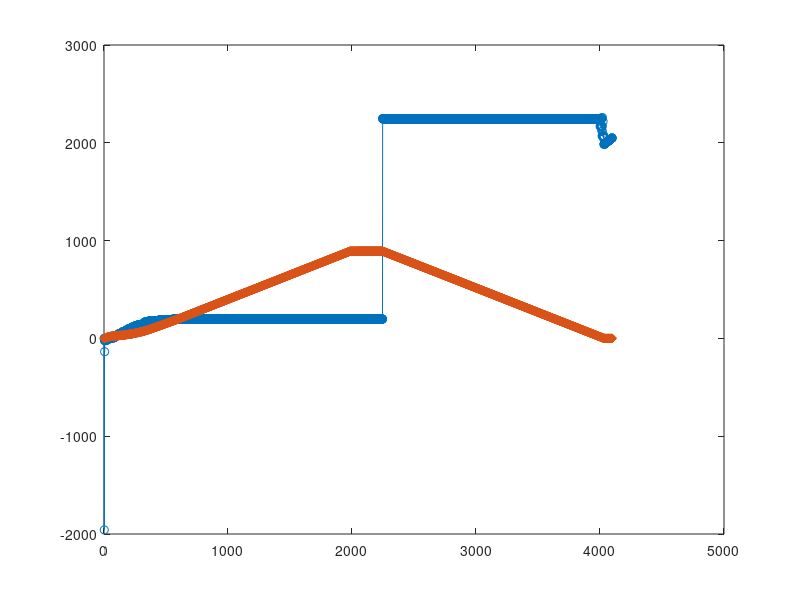

This chart was generated by the following MATLAB code:
% Sample Rate in Hz
% Audio CD
m44100SR = 44100;
mSampleRate = m44100SR;
% Chirp Signal Duration in ms
mChirpLength = 0.045;
% Time Resolution in s
mTR=1/1000;
mTimeResolution = 1 / mSampleRate;
% Chirp Signal Time Axis in s
mChirpSampleLength = floor(mChirpLength / mTimeResolution);
mChirpSampleCounts = mChirpSampleLength + 1;
mChirpTimeAxis = (0 : mChirpSampleLength)' * mTimeResolution;
% Instantaneous Frequency
mFrequency15000 = 15000;
mFrequency16000 = 16000;
mFrequency17000 = 17000;
mFrequency18000 = 18000;
mFrequency21000 = 21000;
mFrequency22000 = 22000;
mFrequency24000 = 24000;
% Window Size
mWindowSampleLength = 2^ceil(log2(mChirpSampleLength));

% Chirp Generation
% mChirpStartFrequency = mFrequency15000;
% mChirpStopFrequency = mFrequency18000;
mChirpStartFrequency = mFrequency15000;
mChirpStopFrequency = mFrequency18000;
mChirpSignalValue = chirp(mChirpTimeAxis, mChirpStartFrequency, mChirpTimeAxis(end), mChirpStopFrequency);

% Analyse chirp templete
mChirpTempleteLength = mWindowSampleLength;
mChirpTemplete = zeros(mChirpTempleteLength, 1);
mChirpTemplete(1:(mChirpSampleCounts)) = mChirpSignalValue;

% mChirpTempleteTimeAxis = (0 : (mChirpTempleteLength-1))' * mTimeResolution;
% figure('Name','Analyse chirp template');
% plot(mChirpTempleteTimeAxis, mChirpTemplete, '-x');

% Analyse audio stream generation
mAudioStreamLength = mWindowSampleLength * 3;
mAudioStreamCounts = mAudioStreamLength + 1;
mAudioStream = zeros(mAudioStreamCounts, 1);
mChirpInsertStartTimeindex = mWindowSampleLength;
mChirpInsertStopTimeindex = mChirpInsertStartTimeindex + mChirpSampleCounts - 1;
mAudioStream(mChirpInsertStartTimeindex:mChirpInsertStopTimeindex) = mChirpSignalValue;

% mAudioStreamTimeAxis = (0 : (mAudioStreamLength-1))' * mTimeResolution;
% figure('Name','Analyse audio stream');
% plot(mAudioStreamTimeAxis, mAudioStream, '-x');

plotStftAnalyzerPara1 = cell(2,1);
plotStftAnalyzerPara1{1, 1} = 1;
plotStftAnalyzerPara1{2, 1} = sprintf("Stft analyzer %d", mChirpInsertStartTimeindex);
plotStftAnalyzerPara2 = cell(2,4);
plotStftAnalyzerPara2{1, 1} = mAudioStream;
plotStftAnalyzerPara2{1, 2} = mSampleRate;
plotStftAnalyzerPara2{2, 1} = mChirpInsertStartTimeindex;
plotStftAnalyzerPara2{2, 2} = mChirpInsertStopTimeindex;
plotStftAnalyzerPara2{2, 3} = mChirpStartFrequency;
plotStftAnalyzerPara2{2, 4} = mChirpStopFrequency;
plotStftAnalyzerPara3 = cell(3,1);
% plotStftAnalyzer(plotStftAnalyzerPara1, plotStftAnalyzerPara2, plotStftAnalyzerPara3)

tChirpShiftFrequency = +300;
tChirpStartFrequency = mChirpStartFrequency + tChirpShiftFrequency;
tChirpStopFrequency = mChirpStopFrequency + tChirpShiftFrequency;
mChirpSignalValue = chirp(mChirpTimeAxis, tChirpStartFrequency, mChirpTimeAxis(end), tChirpStopFrequency);
mChirpTempleteLength = mWindowSampleLength;
mChirpTemplete = zeros(mChirpTempleteLength, 1);
mChirpTemplete(1:(mChirpSampleCounts)) = mChirpSignalValue;


% GCC Analysis Window
mGccFftLength = mWindowSampleLength;
mAudioStreamGccWindowStartIndexArrayCounts = mAudioStreamCounts - mGccFftLength + 1;
mGccAnalysisValues = zeros(mAudioStreamGccWindowStartIndexArrayCounts, 3);
for i = 1 : mAudioStreamGccWindowStartIndexArrayCounts
    mAudioStreamGccWindowStartIndex = i;
    mAudioStreamGccWindow = mAudioStream(mAudioStreamGccWindowStartIndex:(mAudioStreamGccWindowStartIndex + mGccFftLength - 1));
    mAudioStreamGccWindowFft = fft(mAudioStreamGccWindow, mGccFftLength);
    
    mChirpTempleteFft = fft(mChirpTemplete, mGccFftLength);
    
    mGccIntermediate = mAudioStreamGccWindowFft .* conj(mChirpTempleteFft);
    mGccSimilarityTimeDomain = ifft(mGccIntermediate, mGccFftLength);
    
    %     mGccIntermediate = mChirpTempleteFft .* conj(mAudioStreamGccWindowFft);
    %     mGccIntermediateNormalize = mGccIntermediate ./ abs(mGccIntermediate);
    %     mGccSimilarityTimeDomain = ifft(mGccIntermediateNormalize, mGccFftLength);
    
    mGccSimilarityTimeDomainAbs = abs(mGccSimilarityTimeDomain);
    
    [mMaxVal, mMaxIndex] = max(mGccSimilarityTimeDomainAbs);
    
    gccDetectorGlobalTimeindex = mAudioStreamGccWindowStartIndex + (mMaxIndex - 1);
    gccDetectorTimeindexDiff = gccDetectorGlobalTimeindex - mChirpInsertStartTimeindex;
    
%     if mAudioStreamGccWindowStartIndex == 1983 || mAudioStreamGccWindowStartIndex == 1984
%         plotStftAnalyzerPara1{2, 1} = sprintf("Stft analyzer %d", mAudioStreamGccWindowStartIndex);
%         plotStftAnalyzerPara3{1, 1} = [gccDetectorGlobalTimeindex];
%         plotStftAnalyzer(plotStftAnalyzerPara1, plotStftAnalyzerPara2, plotStftAnalyzerPara3);
%     end
    
    mGccAnalysisValues(i, 1) = mAudioStreamGccWindowStartIndex;
    mGccAnalysisValues(i, 2) = gccDetectorGlobalTimeindex;
    mGccAnalysisValues(i, 3) = mMaxVal;
    mGccAnalysisValues(i, 4) = gccDetectorTimeindexDiff;
end

figureName = sprintf('Analyse for GCC Window and Chirp %d Hz to %d Hz Relative Relation', tChirpStartFrequency, tChirpStopFrequency);
figure('Name', figureName);
plot(mGccAnalysisValues(:, 1), mGccAnalysisValues(:, 4), 'Marker', 'o');
hold on;
plot(mGccAnalysisValues(:, 1), mGccAnalysisValues(:, 3), 'Marker', 'd');
hold off;


